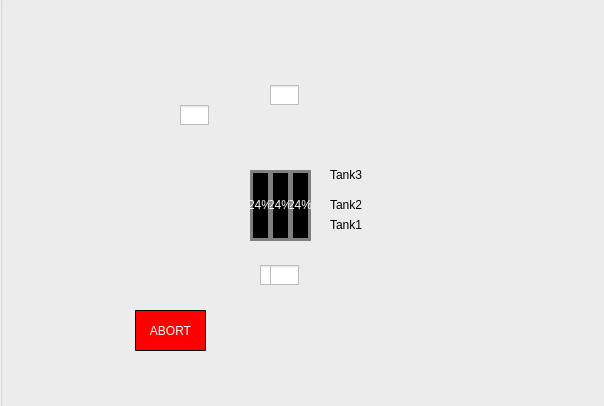
<?xml version="1.0" encoding="UTF-8"?>
<ui version="4.0">
    <class>PropGSGUI_ui</class>
    <widget class="QWidget" name="PropGSGUI_ui">
        <property name="geometry">
            <rect>
                <x>0</x>
                <y>0</y>
                <width>604</width>
                <height>406</height>
            </rect>
        </property>
        <property name="sizePolicy">
            <sizepolicy hsizetype="Preferred" vsizetype="Preferred">
                <horstretch>1</horstretch>
                <verstretch>1</verstretch>
            </sizepolicy>
        </property>
        <property name="mouseTracking">
            <bool>false</bool>
        </property>
        <property name="windowTitle">
            <string>PropGSGUI</string>
        </property>
        <property name="styleSheet">
            <string notr="true">QWidget#PropGSGUI_ui{
                image: url(:/assets/PropImg.png);
                }
            </string>
        </property>
        <widget class="QGroupBox" name="groupBox">
            <property name="geometry">
                <rect>
                    <x>0</x>
                    <y>-20</y>
                    <width>651</width>
                    <height>461</height>
                </rect>
            </property>
            <property name="sizePolicy">
                <sizepolicy hsizetype="Expanding" vsizetype="Expanding">
                    <horstretch>0</horstretch>
                    <verstretch>0</verstretch>
                </sizepolicy>
            </property>
            <property name="sizeIncrement">
                <size>
                    <width>1</width>
                    <height>1</height>
                </size>
            </property>
            <property name="baseSize">
                <size>
                    <width>1</width>
                    <height>1</height>
                </size>
            </property>
            <property name="title">
                <string>GroupBox</string>
            </property>
            <property name="checkable">
                <bool>false</bool>
            </property>
            <widget class="QPushButton" name="pushButton">
                <property name="geometry">
                    <rect>
                        <x>135</x>
                        <y>330</y>
                        <width>71</width>
                        <height>41</height>
                    </rect>
                </property>
                <property name="styleSheet">
                    <string notr="true">QPushButton {

                        background-color: rgb(255, 0, 0);
                        color: #fff;
                        border: 1px solid rgb(0, 0, 0);


                        border-radius: 1px;
                        padding: 5px 10px;
                        }

                        QPushButton:hover {
                        background-color: #27ae60;
                        border-color: #1f8b4c;
                        }

                        QPushButton:pressed {
                        background-color: #1f8b4c;
                        border-color: #145b32;
                        }
                    </string>
                </property>
                <property name="text">
                    <string>ABORT</string>
                </property>
                <property name="checkable">
                    <bool>false</bool>
                </property>
                <property name="checked">
                    <bool>false</bool>
                </property>
                <property name="default">
                    <bool>false</bool>
                </property>
                <property name="flat">
                    <bool>false</bool>
                </property>
            </widget>
            <widget class="QCheckBox" name="checkBox">
                <property name="geometry">
                    <rect>
                        <x>180</x>
                        <y>120</y>
                        <width>31</width>
                        <height>31</height>
                    </rect>
                </property>
                <property name="sizePolicy">
                    <sizepolicy hsizetype="Expanding" vsizetype="Expanding">
                        <horstretch>0</horstretch>
                        <verstretch>0</verstretch>
                    </sizepolicy>
                </property>
                <property name="styleSheet">
                    <string notr="true">


                        QCheckBox::indicator {
                        width: 20px;
                        height: 20px;
                        margin-left: 9px;
                        margin-right: 0px;
                        margin-top: 0px;
                        margin-bottom: 0px;


                        }


                        QCheckBox::indicator:checked {


                        image: url(:/assets/valveIconeV.png);

                        }

                        QCheckBox::indicator:unchecked {

                        image: url(:/assets/valveIconeH.png);
                        }


                    </string>
                </property>
                <property name="text">
                    <string/>
                </property>
                <property name="checked">
                    <bool>false</bool>
                </property>
                <property name="tristate">
                    <bool>false</bool>
                </property>
            </widget>
            <widget class="QCheckBox" name="checkBox_2">
                <property name="geometry">
                    <rect>
                        <x>270</x>
                        <y>100</y>
                        <width>31</width>
                        <height>31</height>
                    </rect>
                </property>
                <property name="sizePolicy">
                    <sizepolicy hsizetype="Expanding" vsizetype="Expanding">
                        <horstretch>0</horstretch>
                        <verstretch>0</verstretch>
                    </sizepolicy>
                </property>
                <property name="styleSheet">
                    <string notr="true">


                        QCheckBox::indicator {
                        width: 20px;
                        height: 20px;
                        margin-left: 9px;
                        margin-right: 0px;
                        margin-top: 0px;
                        margin-bottom: 0px;


                        }


                        QCheckBox::indicator:checked {


                        image: url(:/assets/valveIconeV.png);

                        }

                        QCheckBox::indicator:unchecked {

                        image: url(:/assets/valveIconeH.png);

                        }


                    </string>
                </property>
                <property name="text">
                    <string/>
                </property>
                <property name="checked">
                    <bool>false</bool>
                </property>
                <property name="tristate">
                    <bool>false</bool>
                </property>
            </widget>
            <widget class="QCheckBox" name="checkBox_4">
                <property name="geometry">
                    <rect>
                        <x>260</x>
                        <y>280</y>
                        <width>31</width>
                        <height>31</height>
                    </rect>
                </property>
                <property name="sizePolicy">
                    <sizepolicy hsizetype="Expanding" vsizetype="Expanding">
                        <horstretch>0</horstretch>
                        <verstretch>0</verstretch>
                    </sizepolicy>
                </property>
                <property name="styleSheet">
                    <string notr="true">


                        QCheckBox::indicator {
                        width: 20px;
                        height: 20px;
                        margin-left: 5px;
                        margin-right: 0px;
                        margin-top: 0px;
                        margin-bottom: 0px;


                        }


                        QCheckBox::indicator:checked {


                        image: url(:/assets/valveIconeV.png);

                        }

                        QCheckBox::indicator:unchecked {

                        image: url(:/assets/valveIconeH.png);

                        }


                    </string>
                </property>
                <property name="text">
                    <string/>
                </property>
                <property name="checked">
                    <bool>false</bool>
                </property>
                <property name="tristate">
                    <bool>false</bool>
                </property>
            </widget>
            <widget class="QCheckBox" name="checkBox_3">
                <property name="geometry">
                    <rect>
                        <x>270</x>
                        <y>280</y>
                        <width>31</width>
                        <height>31</height>
                    </rect>
                </property>
                <property name="sizePolicy">
                    <sizepolicy hsizetype="Expanding" vsizetype="Expanding">
                        <horstretch>0</horstretch>
                        <verstretch>0</verstretch>
                    </sizepolicy>
                </property>
                <property name="styleSheet">
                    <string notr="true">


                        QCheckBox::indicator {
                        width: 20px;
                        height: 20px;
                        margin-left: 9px;
                        margin-right: 0px;
                        margin-top: 0px;
                        margin-bottom: 0px;


                        }


                        QCheckBox::indicator:checked {


                        image: url(:/assets/valveIconeV.png);

                        }

                        QCheckBox::indicator:unchecked {

                        image: url(:/assets/valveIconeH.png);

                        }


                    </string>
                </property>
                <property name="text">
                    <string/>
                </property>
                <property name="checked">
                    <bool>false</bool>
                </property>
                <property name="tristate">
                    <bool>false</bool>
                </property>
            </widget>
            <widget class="QProgressBar" name="progressBar">
                <property name="geometry">
                    <rect>
                        <x>250</x>
                        <y>190</y>
                        <width>21</width>
                        <height>71</height>
                    </rect>
                </property>
                <property name="sizePolicy">
                    <sizepolicy hsizetype="Expanding" vsizetype="Expanding">
                        <horstretch>0</horstretch>
                        <verstretch>0</verstretch>
                    </sizepolicy>
                </property>
                <property name="styleSheet">
                    <string notr="true">QProgressBar {
                        color: white;
                        font: 16pt &quot;Times New Roman&quot;;
                        height: 30px;
                        }
                        QProgressBar {
                        border: 3px solid gray;
                        border-radius: 50px;
                        background: black;
                        padding: 2px;
                        text-align: center;
                        }
                        QProgressBar::chunk {
                        background: qlineargradient(x1: 0, y1: 0.5, x2: 1, y2: 0.5, stop: 0 rgb(39, 68, 255), stop: 1
                        rgb(255, 38, 114));
                        border-bottom-right-radius: 44px;
                        border-bottom-left-radius: 44px;
                        background: qlineargradient(spread:pad, x1:0, y1:0, x2:1, y2:1, stop:0 rgba(43, 76, 199, 255),
                        stop:1 rgba(193, 0, 255, 255));
                        background-color: qlineargradient(x1: 0, y1: 0, x2: 0, y2: 1,
                        stop: 0 rgba(240, 248, 255, 255),
                        stop: 0.4 rgba(19, 170, 249, 255),
                        stop: 0.7 rgba(8, 104, 208, 255),
                        stop: 1 rgba(28, 32, 127, 255));
                        /*height: 10px;
                        margin: 1px;*/
                        }
                    </string>
                </property>
                <property name="value">
                    <number>24</number>
                </property>
                <property name="orientation">
                    <enum>Qt::Vertical</enum>
                </property>
            </widget>
            <widget class="QProgressBar" name="progressBar_2">
                <property name="geometry">
                    <rect>
                        <x>270</x>
                        <y>190</y>
                        <width>21</width>
                        <height>71</height>
                    </rect>
                </property>
                <property name="sizePolicy">
                    <sizepolicy hsizetype="Expanding" vsizetype="Expanding">
                        <horstretch>0</horstretch>
                        <verstretch>0</verstretch>
                    </sizepolicy>
                </property>
                <property name="styleSheet">
                    <string notr="true">QProgressBar {
                        color: white;
                        font: 16pt &quot;Times New Roman&quot;;
                        height: 30px;
                        }
                        QProgressBar {
                        border: 3px solid gray;
                        border-radius: 50px;
                        background: black;
                        padding: 2px;
                        text-align: center;
                        }
                        QProgressBar::chunk {
                        background: qlineargradient(x1: 0, y1: 0.5, x2: 1, y2: 0.5, stop: 0 rgb(39, 68, 255), stop: 1
                        rgb(255, 38, 114));
                        border-bottom-right-radius: 44px;
                        border-bottom-left-radius: 44px;
                        background: qlineargradient(spread:pad, x1:0, y1:0, x2:1, y2:1, stop:0 rgba(43, 76, 199, 255),
                        stop:1 rgba(193, 0, 255, 255));
                        background-color: qlineargradient(x1: 0, y1: 0, x2: 0, y2: 1,
                        stop: 0 rgba(240, 248, 255, 255),
                        stop: 0.4 rgba(19, 170, 249, 255),
                        stop: 0.7 rgba(8, 104, 208, 255),
                        stop: 1 rgba(28, 32, 127, 255));
                        /*height: 10px;
                        margin: 1px;*/
                        }
                    </string>
                </property>
                <property name="value">
                    <number>24</number>
                </property>
                <property name="orientation">
                    <enum>Qt::Vertical</enum>
                </property>
            </widget>
            <widget class="QProgressBar" name="progressBar_3">
                <property name="geometry">
                    <rect>
                        <x>290</x>
                        <y>190</y>
                        <width>21</width>
                        <height>71</height>
                    </rect>
                </property>
                <property name="sizePolicy">
                    <sizepolicy hsizetype="Expanding" vsizetype="Expanding">
                        <horstretch>0</horstretch>
                        <verstretch>0</verstretch>
                    </sizepolicy>
                </property>
                <property name="styleSheet">
                    <string notr="true">QProgressBar {
                        color: white;
                        font: 16pt &quot;Times New Roman&quot;;
                        height: 30px;
                        }
                        QProgressBar {
                        border: 3px solid gray;
                        border-radius: 50px;
                        background: black;
                        padding: 2px;
                        text-align: center;
                        }
                        QProgressBar::chunk {
                        background: qlineargradient(x1: 0, y1: 0.5, x2: 1, y2: 0.5, stop: 0 rgb(39, 68, 255), stop: 1
                        rgb(255, 38, 114));
                        border-bottom-right-radius: 44px;
                        border-bottom-left-radius: 44px;
                        background: qlineargradient(spread:pad, x1:0, y1:0, x2:1, y2:1, stop:0 rgba(43, 76, 199, 255),
                        stop:1 rgba(193, 0, 255, 255));
                        background-color: qlineargradient(x1: 0, y1: 0, x2: 0, y2: 1,
                        stop: 0 rgba(240, 248, 255, 255),
                        stop: 0.4 rgba(19, 170, 249, 255),
                        stop: 0.7 rgba(8, 104, 208, 255),
                        stop: 1 rgba(28, 32, 127, 255));
                        /*height: 10px;
                        margin: 1px;*/
                        }
                    </string>
                </property>
                <property name="value">
                    <number>24</number>
                </property>
                <property name="orientation">
                    <enum>Qt::Vertical</enum>
                </property>
            </widget>
            <widget class="QLabel" name="label">
                <property name="geometry">
                    <rect>
                        <x>190</x>
                        <y>110</y>
                        <width>35</width>
                        <height>10</height>
                    </rect>
                </property>
                <property name="styleSheet">
                    <string notr="true">image: url(:/assets/Green_Light_Icon.svg.png);</string>
                </property>
                <property name="text">
                    <string/>
                </property>
            </widget>
            <widget class="QLabel" name="label_2">
                <property name="geometry">
                    <rect>
                        <x>300</x>
                        <y>90</y>
                        <width>35</width>
                        <height>10</height>
                    </rect>
                </property>
                <property name="styleSheet">
                    <string notr="true">image: url(:/assets/Green_Light_Icon.svg.png);</string>
                </property>
                <property name="text">
                    <string/>
                </property>
            </widget>
            <widget class="QLabel" name="label_3">
                <property name="geometry">
                    <rect>
                        <x>300</x>
                        <y>270</y>
                        <width>35</width>
                        <height>10</height>
                    </rect>
                </property>
                <property name="styleSheet">
                    <string notr="true">image: url(:/assets/Green_Light_Icon.svg.png);</string>
                </property>
                <property name="text">
                    <string/>
                </property>
            </widget>
            <widget class="QLabel" name="label_4">
                <property name="geometry">
                    <rect>
                        <x>230</x>
                        <y>280</y>
                        <width>35</width>
                        <height>10</height>
                    </rect>
                </property>
                <property name="styleSheet">
                    <string notr="true">image: url(:/assets/Green_Light_Icon.svg.png);</string>
                </property>
                <property name="text">
                    <string/>
                </property>
            </widget>
            <widget class="QLabel" name="label_5">
                <property name="geometry">
                    <rect>
                        <x>330</x>
                        <y>190</y>
                        <width>35</width>
                        <height>10</height>
                    </rect>
                </property>
                <property name="text">
                    <string>Tank3</string>
                </property>
            </widget>
            <widget class="QLabel" name="label_6">
                <property name="geometry">
                    <rect>
                        <x>330</x>
                        <y>220</y>
                        <width>35</width>
                        <height>10</height>
                    </rect>
                </property>
                <property name="text">
                    <string>Tank2</string>
                </property>
            </widget>
            <widget class="QLabel" name="label_7">
                <property name="geometry">
                    <rect>
                        <x>330</x>
                        <y>240</y>
                        <width>35</width>
                        <height>10</height>
                    </rect>
                </property>
                <property name="text">
                    <string>Tank1</string>
                </property>
            </widget>
            <widget class="QCheckBox" name="checkBox_5">
                <property name="geometry">
                    <rect>
                        <x>130</x>
                        <y>370</y>
                        <width>81</width>
                        <height>41</height>
                    </rect>
                </property>
                <property name="styleSheet">
                    <string notr="true">QCheckBox::indicator {
                        color: transparent;
                        background-color: transparent;
                        border: none;
                        padding: 0;
                        margin: 0;
                        width: 0;
                        height: 0;
                        }

                        QCheckBox {
                        color: transparent;
                        background-color: transparent;
                        border: none;
                        padding: 0;
                        margin: 0;
                        width: 0;
                        height: 0;
                        }
                    </string>
                </property>
                <property name="text">
                    <string>Confirm Abort</string>
                </property>
                <property name="checkable">
                    <bool>false</bool>
                </property>
            </widget>
        </widget>
    </widget>
    <resources>
        <include location="assets.qrc"/>
    </resources>
    <connections/>
</ui>
